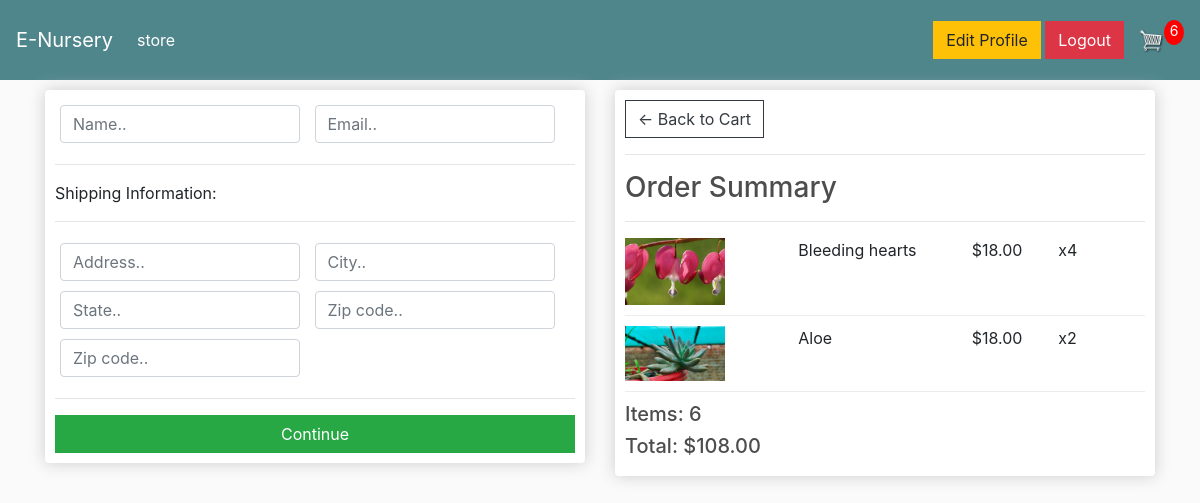
The app's page /checkout/ (signed in) with its own data.
### store/models.py (models this page shows, shortened)
class OrderItem(models.Model):
    product = models.ForeignKey(Product,on_delete=models.SET_NULL, blank=True,null=True)
    order = models.ForeignKey(Order,on_delete=models.SET_NULL,blank=True,null=True)
    quantity = models.IntegerField(default=0, null=True, blank=True)
    date_added = models.DateTimeField(auto_now_add=True)
    @property
    def get_total(self):
        total = self.product.price * self.quantity
        return total

class Product (models.Model):
    name=models.CharField(null=True, max_length=200)
    price = models.DecimalField(max_digits=7,decimal_places=2)
    digital= models.BooleanField(default=False,null=True, blank=False)
    image = models.ImageField(null=True, blank=True)
    @property
    def imageURL(self):
        try:
            url = self.image.url
        except:
            url = ''
        return url

class Order(models.Model):
    customer = models.ForeignKey(Customer,on_delete=models.SET_NULL,blank=True,null=True)
    date_orderd = models.DateTimeField(auto_now_add=True)
    complete =models.BooleanField(default=False,null=True,blank=False)
    transaction_id = models.CharField(max_length=200,null=True)
    @property
    def shipping(self):
        shipping = False
        orderitems = self.orderitem_set.all()
        for i in orderitems:
            if i.product.digital == False:
                shipping == True
        return shipping
    @property
    def get_cart_total(self):
        orderitems = self.orderitem_set.all()
        total = sum([item.get_total for item in orderitems ])
        return total
    @property
    def get_cart_items(self):
        orderitems = self.orderitem_set.all()
        total = sum([item.quantity for item in orderitems ])
        return total

### store/views.py (the view)
# urls.py: path('checkout/',views.checkout, name='checkout'),
def checkout(request):
	if request.user.is_authenticated:
		customer = request.user.customer
		order, created = Order.objects.get_or_create(customer=customer, complete=False)
		items = order.orderitem_set.all()
		cartItems = order.get_cart_items
	else:
		items = []
		order = {'get_cart_total':0, 'get_cart_items':0, 'shipping':False}
		cartItems = order['get_cart_items']
	context = {'items':items, 'order':order, 'cartItems':cartItems}
	return render(request, 'store/checkout.html', context)

### store/templates/store/checkout.html (shortened to what this page needs)
{% extends 'store/main.html' %}
{% load static %}
{% block content %}
{% if user.is_authenticated %}
     <div class="row">
		<div class="col-lg-6">
			<div class="box-element" id="form-wrapper">
				<form id="form">
					<div id="user-info">
						<div class="form-field">
							<input required class="form-control" type="text" name="name" placeholder="Name..">
						</div>
						<div class="form-field">
							<input required class="form-control" type="email" name="email" placeholder="Email..">
						</div>
					</div>
					<div id="shipping-info">
						<hr>
						<p>Shipping Information:</p>
						<hr>
						<div class="form-field">
							<input class="form-control" type="text" name="address" placeholder="Address..">
						</div>
						<div class="form-field">
							<input class="form-control" type="text" name="city" placeholder="City..">
						</div>
						<div class="form-field">
							<input class="form-control" type="text" name="state" placeholder="State..">
						</div>
						<div class="form-field">
							<input class="form-control" type="text" name="zipcode" placeholder="Zip code..">
						</div>
						<div class="form-field">
							<input class="form-control" type="text" name="country" placeholder="Zip code..">
						</div>
					</div>
					<hr>
					<input id="form-button" class="btn btn-success btn-block" type="submit" value="Continue">
				</form>
			</div>
			<br>
		</div>
		<div class="col-lg-6">
			<div class="box-element">
				<a  class="btn btn-outline-dark" href="{% url 'cart' %}">&#x2190; Back to Cart</a>
				<hr>
				<h3>Order Summary</h3>
				<hr>
				{% for item in items %}
				<div class="cart-row">
					<div style="flex:2"><img class="row-image" src="{{item.product.imageURL}}"></div>
					<div style="flex:2"><p>{{item.product.name}}</p></div>
					<div style="flex:1"><p>${{item.product.price|floatformat:2}}</p></div>
					<div style="flex:1"><p>x{{item.quantity}}</p></div>
				</div>
				{% endfor %}
				<h5>Items:   {{order.get_cart_items}}</h5>
				<h5>Total:   ${{order.get_cart_total|floatformat:2}}</h5>
			</div>
		</div>
	</div>
{% else %}
<p class="mt-4">you're not allowed here login first </p>
{% endif %}
{% endblock content %}

### static/css/main.css (style rules this page uses)
body { background-color: hsl(0, 0%, 98%); }
h1,h2,h3,h4,h5,h6 { color:hsl(0, 0%, 30%); }
.box-element { box-shadow:hsl(0, 0%, 80%) 0 0 16px; background-color: #fff; border-radius: 4px; padding: 10px; }
.col-lg-4, .col-lg-6, .col-lg-8, .col-lg-12 { margin-top: 10px; }
.btn { border-radius: 0; }
.row-image { width: 100px; }
.form-field { width:250px; display: inline-block; padding: 5px; }
.cart-row { display: flex; align-items: flex-stretch; padding-bottom: 10px; margin-bottom: 10px; border-bottom: 1px solid #ececec; }

### records on screen
OrderItem: product.imageURL (picture), product.name "Bleeding hearts", product.price "18.00", quantity "4"
OrderItem: product.imageURL (picture), product.name "Aloe", product.price "18.00", quantity "2"
Order: get_cart_items "6", get_cart_total "108.00"

### other values on screen
{{ cartItems }} "6"
